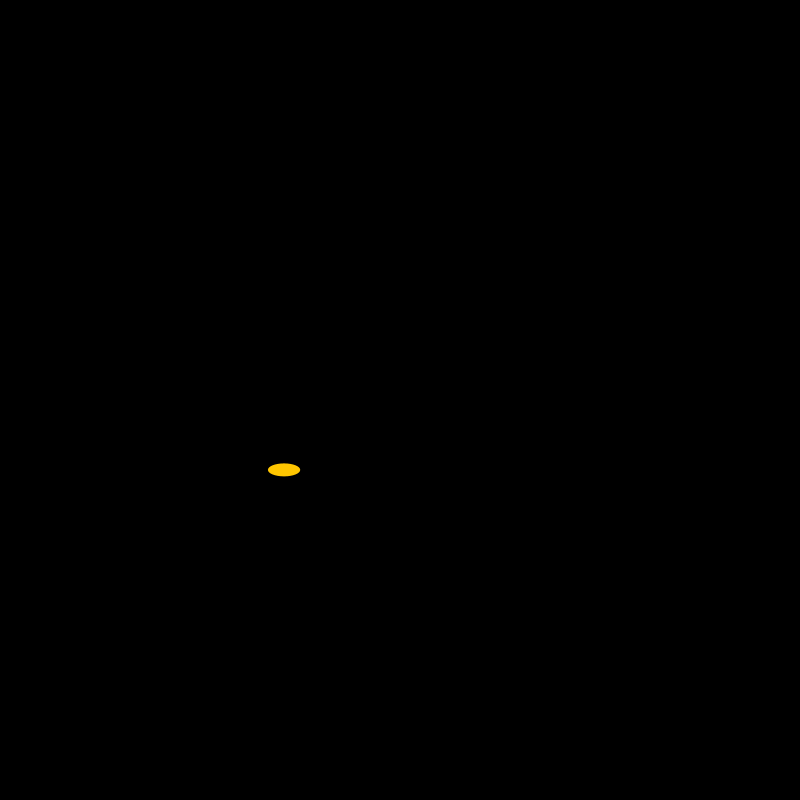
Frame 1 (no input)
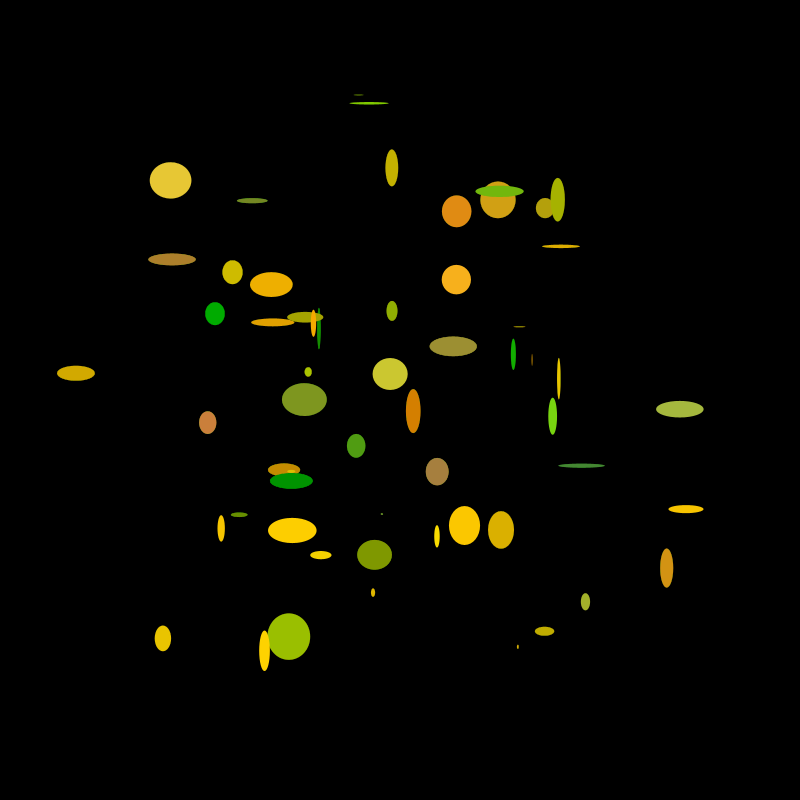
Frame 60 (the mouse pressed at the canvas centre just before this capture)
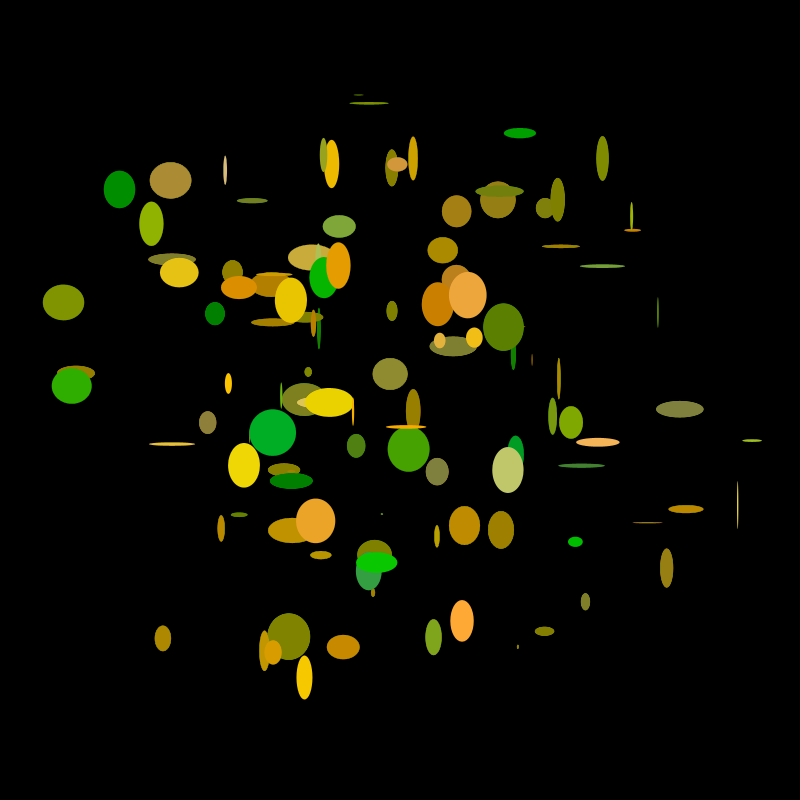
Frame 120 (the mouse held since frame 60 and released just before this capture)

The Processing sketch that drew these frames (run headless with seeded random() and noise(); from frame 60 on, the mouse is pressed at the canvas centre):

// Processing sketch: Gaussian2
// ── Gaussian2.pde
// Daniel Shiffman
// The Nature of Code
// http://www.shiffman.net/
import java.util.*;
Random generator;

void setup() {
  size(800,800);
  background(0);
  smooth();
  frameRate(10000);
  generator = new Random();
}

void draw() {
  //create an alpha blended background
  fill(0,1);
  rect(0,0,width,height);

  //get 3 gaussian random numbers w/ mean of 0 and standard deviation of 1.0
  float r = (float) generator.nextGaussian();
  float g = (float) generator.nextGaussian();
  float b = (float) generator.nextGaussian();

  //define standard deviation and mean
  float sd = 145; float mean = 250;
  //scale by standard deviation and mean
  //also constrain to between (0,255) since we are dealing with color
  r = constrain((r * sd) + mean,0,255);

  //repeat for g & b
  sd = 20; mean = 200;
  g = constrain((g * sd) + mean,0,255);
  sd = 50; mean = 0;
  b = constrain((b * sd) + mean,0,255);

  //get more gaussian numbers, this time for location
  float xloc = (float) generator.nextGaussian();
  float yloc = (float) generator.nextGaussian();
  sd = width/5;
  mean = width/2;
  xloc = ( xloc * sd ) + mean;
  yloc = ( yloc * sd ) + mean;

  //draw an ellipse with gaussian generated color and location
  noStroke();
  fill(r,g,b);
  ellipse(xloc,yloc,random(50),random(50));
}
